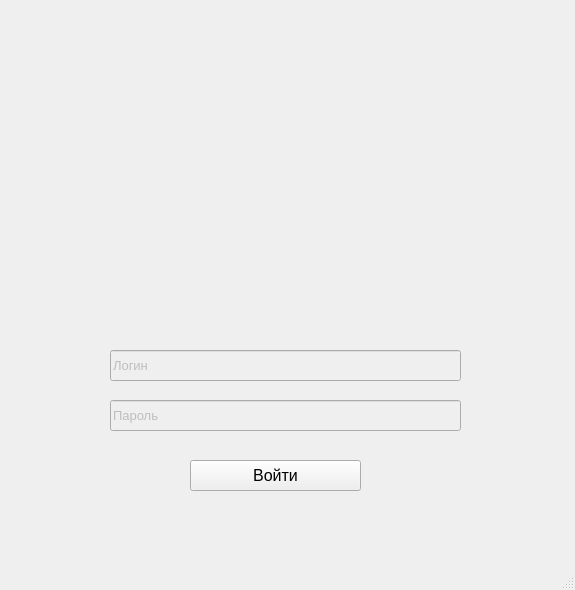
<?xml version="1.0" encoding="UTF-8"?>
<ui version="4.0">
 <class>MainWindow</class>
 <widget class="QMainWindow" name="MainWindow">
  <property name="geometry">
   <rect>
    <x>0</x>
    <y>0</y>
    <width>575</width>
    <height>590</height>
   </rect>
  </property>
  <property name="windowTitle">
   <string>Вход в систему</string>
  </property>
  <widget class="QWidget" name="centralwidget">
   <widget class="QLineEdit" name="login_line">
    <property name="enabled">
     <bool>false</bool>
    </property>
    <property name="geometry">
     <rect>
      <x>110</x>
      <y>350</y>
      <width>351</width>
      <height>31</height>
     </rect>
    </property>
    <property name="font">
     <font>
      <pointsize>10</pointsize>
     </font>
    </property>
    <property name="text">
     <string>Логин</string>
    </property>
   </widget>
   <widget class="QLineEdit" name="password_line">
    <property name="enabled">
     <bool>false</bool>
    </property>
    <property name="geometry">
     <rect>
      <x>110</x>
      <y>400</y>
      <width>351</width>
      <height>31</height>
     </rect>
    </property>
    <property name="font">
     <font>
      <pointsize>10</pointsize>
     </font>
    </property>
    <property name="text">
     <string>Пароль</string>
    </property>
   </widget>
   <widget class="QPushButton" name="EnterButton">
    <property name="geometry">
     <rect>
      <x>190</x>
      <y>460</y>
      <width>171</width>
      <height>31</height>
     </rect>
    </property>
    <property name="font">
     <font>
      <pointsize>12</pointsize>
     </font>
    </property>
    <property name="text">
     <string>Войти</string>
    </property>
   </widget>
   <widget class="QLabel" name="logo">
    <property name="geometry">
     <rect>
      <x>60</x>
      <y>60</y>
      <width>431</width>
      <height>281</height>
     </rect>
    </property>
    <property name="text">
     <string/>
    </property>
    <property name="pixmap">
     <pixmap>../../../Downloads/photo1678971459.jpeg</pixmap>
    </property>
   </widget>
   <widget class="QLabel" name="photo1">
    <property name="geometry">
     <rect>
      <x>10</x>
      <y>510</y>
      <width>71</width>
      <height>61</height>
     </rect>
    </property>
    <property name="text">
     <string/>
    </property>
   </widget>
   <widget class="QLabel" name="photo3">
    <property name="geometry">
     <rect>
      <x>140</x>
      <y>500</y>
      <width>71</width>
      <height>61</height>
     </rect>
    </property>
    <property name="text">
     <string/>
    </property>
   </widget>
   <widget class="QLabel" name="photo4">
    <property name="geometry">
     <rect>
      <x>330</x>
      <y>500</y>
      <width>71</width>
      <height>61</height>
     </rect>
    </property>
    <property name="text">
     <string/>
    </property>
   </widget>
   <widget class="QLabel" name="photo6">
    <property name="geometry">
     <rect>
      <x>490</x>
      <y>500</y>
      <width>71</width>
      <height>61</height>
     </rect>
    </property>
    <property name="text">
     <string/>
    </property>
   </widget>
   <widget class="QLabel" name="photo7">
    <property name="geometry">
     <rect>
      <x>490</x>
      <y>380</y>
      <width>71</width>
      <height>61</height>
     </rect>
    </property>
    <property name="text">
     <string/>
    </property>
   </widget>
   <widget class="QLabel" name="photo9">
    <property name="geometry">
     <rect>
      <x>10</x>
      <y>390</y>
      <width>71</width>
      <height>61</height>
     </rect>
    </property>
    <property name="text">
     <string/>
    </property>
   </widget>
   <widget class="QLabel" name="photo2">
    <property name="geometry">
     <rect>
      <x>10</x>
      <y>280</y>
      <width>71</width>
      <height>61</height>
     </rect>
    </property>
    <property name="text">
     <string/>
    </property>
   </widget>
   <widget class="QLabel" name="photo14">
    <property name="geometry">
     <rect>
      <x>490</x>
      <y>270</y>
      <width>71</width>
      <height>61</height>
     </rect>
    </property>
    <property name="text">
     <string/>
    </property>
   </widget>
   <widget class="QLabel" name="photo13">
    <property name="geometry">
     <rect>
      <x>130</x>
      <y>270</y>
      <width>71</width>
      <height>61</height>
     </rect>
    </property>
    <property name="text">
     <string/>
    </property>
   </widget>
   <widget class="QLabel" name="photo12">
    <property name="geometry">
     <rect>
      <x>340</x>
      <y>270</y>
      <width>71</width>
      <height>61</height>
     </rect>
    </property>
    <property name="text">
     <string/>
    </property>
   </widget>
   <widget class="QLabel" name="photo5">
    <property name="geometry">
     <rect>
      <x>10</x>
      <y>170</y>
      <width>71</width>
      <height>61</height>
     </rect>
    </property>
    <property name="text">
     <string/>
    </property>
   </widget>
   <widget class="QLabel" name="photo15">
    <property name="geometry">
     <rect>
      <x>490</x>
      <y>160</y>
      <width>71</width>
      <height>61</height>
     </rect>
    </property>
    <property name="text">
     <string/>
    </property>
   </widget>
   <widget class="QLabel" name="photo10">
    <property name="geometry">
     <rect>
      <x>490</x>
      <y>30</y>
      <width>71</width>
      <height>61</height>
     </rect>
    </property>
    <property name="text">
     <string/>
    </property>
   </widget>
   <widget class="QLabel" name="photo11">
    <property name="geometry">
     <rect>
      <x>340</x>
      <y>30</y>
      <width>71</width>
      <height>61</height>
     </rect>
    </property>
    <property name="text">
     <string/>
    </property>
   </widget>
   <widget class="QLabel" name="photo16">
    <property name="geometry">
     <rect>
      <x>10</x>
      <y>30</y>
      <width>71</width>
      <height>61</height>
     </rect>
    </property>
    <property name="text">
     <string/>
    </property>
   </widget>
   <widget class="QLabel" name="photo8">
    <property name="geometry">
     <rect>
      <x>140</x>
      <y>30</y>
      <width>71</width>
      <height>61</height>
     </rect>
    </property>
    <property name="text">
     <string/>
    </property>
   </widget>
  </widget>
  <widget class="QStatusBar" name="statusbar"/>
 </widget>
 <resources/>
 <connections/>
</ui>
